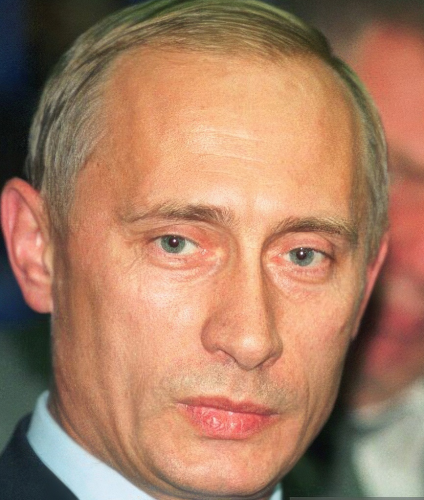
#> input picture simple-test/test-real/real_1999_08_12 (2).png, 424 x 500 px; its folder holds only this picture in this run
$ python simulate_stability_50.py   (older library calls are emulated)
#> lines starting #> are read from the running program, lines starting #| are printed output that depends on the picture; after the words box and inside, x2 and y2 are one past the last pixel; in counts of white or black regions, pixels touching at a corner belong together
#!/usr/bin/env python3
"""
50+ simulations to find stable metrics

Idea:
- Take 10 high-quality real images (overall>0.6 from simple-test)
- For each, generate 5 degraded versions:
  * blur 0, 1, 3, 5
  * jpeg q 95, 85, 70, 50
  * downscale 1.0, 0.7, 0.5, 0.3
  * noise 0, 10, 20
  * combined (blur+downscale+jpeg)
- Compute metrics for each degraded version
- Measure stability: CV = std/mean across degradations for same identity
- Also measure discriminability: difference real vs silicone after degradation

Metrics tested: 30+ candidates

Output: stability ranking
"""

from pathlib import Path
import cv2
import numpy as np
from skimage.feature import graycomatrix, graycoprops, local_binary_pattern
from skimage.morphology import disk, white_tophat
from scipy.ndimage import uniform_filter
from scipy.stats import skew
import json
from collections import defaultdict

REAL_DIR = Path("/home/user/dptn_new/simple-test/test-real")
SIL_DIR = Path("/home/user/dptn_new/simple-test/test-silicone")

def create_mask(h,w):
    mask=np.zeros((h,w), dtype=np.uint8)
    cv2.ellipse(mask, (w//2,h//2), (int(w*0.35), int(h*0.40)), 0,0,360,1,-1)
    return mask.astype(bool)

def extract_metrics_set(gray, mask):
    """Extract 30+ metrics in one go"""
    res={}
    # ensure uint8
    gray_u8 = np.clip(gray,0,255).astype(np.uint8)
    # quality
    blur = float(cv2.Laplacian(gray_u8, cv2.CV_64F).var())
    # GLCM
    try:
        skin_pixels=gray_u8[mask]
        if skin_pixels.size>0:
            lo,hi=np.percentile(skin_pixels,[2,98])
            span=max(hi-lo,1e-6)
            norm=np.clip((gray_u8.astype(float)-lo)/span,0,1)
            quant=(norm*31).astype(np.uint8)
            # crop
            coords=np.argwhere(mask)
            y0,y1=coords[:,0].min(), coords[:,0].max()+1
            x0,x1=coords[:,1].min(), coords[:,1].max()+1
            qcrop=quant[y0:y1,x0:x1]
            if qcrop.size>100:
                glcm=graycomatrix(qcrop, distances=[1,3], angles=[0, np.pi/4, np.pi/2, 3*np.pi/4], levels=32, symmetric=True, normed=True)
                diss=[float(graycoprops(glcm,"dissimilarity")[0,a]) for a in range(4)]
                homo=[float(graycoprops(glcm,"homogeneity")[0,a]) for a in range(4)]
                contr=[float(graycoprops(glcm,"contrast")[0,a]) for a in range(4)]
                energ=[float(graycoprops(glcm,"energy")[0,a]) for a in range(4)]
                corr=[float(graycoprops(glcm,"correlation")[0,a]) for a in range(4)]
                res["glcm_diss_d1_mean"]=float(np.mean(diss[:1])) if len(diss)>=1 else 0
                # for d=3: second distance index 1
                diss_d3=[float(graycoprops(glcm,"dissimilarity")[1,a]) for a in range(4)]
                res["glcm_diss_d3_mean"]=float(np.mean(diss_d3))
                res["glcm_diss_d3_aniso"]=float(np.std(diss_d3))
                res["glcm_diss_d3_std"]=float(np.std(diss_d3))
                res["glcm_homo_d1_mean"]=float(np.mean(homo[:1]))
                res["glcm_homo_d3_mean"]=float(np.mean(homo[1:2]) if len(homo)>1 else homo[0])
                res["glcm_contr_d1_mean"]=float(np.mean(contr[:1]))
                res["glcm_contr_d3_mean"]=float(np.mean(contr[1:2]) if len(contr)>1 else contr[0])
                res["glcm_energy_d1_mean"]=float(np.mean(energ[:1]))
                res["glcm_corr_d1_mean"]=float(np.mean(corr[:1]))
    except Exception as e:
        pass
    # LBP
    try:
        lbp1=local_binary_pattern(gray_u8, P=8, R=1, method="uniform")
        lbp1_skin=lbp1[mask]
        if lbp1_skin.size>0:
            res["lbp_r1_std"]=float(np.std(lbp1_skin))
            non_uniform=np.sum(lbp1_skin==9)/lbp1_skin.size
            res["lbp_r1_nonuniform"]=float(non_uniform)
            # hist entropy
            hist,_=np.histogram(lbp1_skin, bins=10, range=(0,10), density=True)
            hist=hist[hist>0]
            res["lbp_r1_hist_ent"]=float(-np.sum(hist*np.log2(hist))) if hist.size>0 else 0
    except:
        pass
    try:
        lbp2=local_binary_pattern(gray_u8, P=8, R=2, method="uniform")
        lbp2_skin=lbp2[mask]
        if lbp2_skin.size>0:
            res["lbp_r2_std"]=float(np.std(lbp2_skin))
            non_uniform2=np.sum(lbp2_skin==9)/lbp2_skin.size
            res["lbp_r2_nonuniform"]=float(non_uniform2)
    except:
        pass
    # FFT
    try:
        coords=np.argwhere(mask)
        y0,y1=coords[:,0].min(), coords[:,0].max()+1
        x0,x1=coords[:,1].min(), coords[:,1].max()+1
        crop=gray_u8[y0:y1, x0:x1].astype(float)
        ch,cw=crop.shape[0]//2, crop.shape[1]//2
        ph,pw=min(128,crop.shape[0]), min(128,crop.shape[1])
        if ph>=16 and pw>=16:
            patch=crop[ch-ph//2:ch+ph//2, cw-pw//2:cw+pw//2]
            wy,wx=np.hanning(patch.shape[0]), np.hanning(patch.shape[1])
            patch_w=(patch-patch.mean())*np.outer(wy,wx)
            f=np.fft.fft2(patch_w)
            fshift=np.fft.fftshift(f)
            power=np.abs(fshift)**2
            h_,w_=power.shape
            cy,cx=h_//2,w_//2
            yy,xx=np.ogrid[:h_,:w_]
            radius=np.sqrt((yy-cy)**2+(xx-cx)**2)
            low=power[radius<=4].sum()
            high=power[radius>8].sum()
            res["fft_high_low"]=float(high/(low+1e-6)) if low>0 else 0
            res["fft_highfreq"]=float(high/(power.sum()+1e-6))
            # slope
            max_r=min(h_,w_)//2
            rad_power=[]; rad_r=[]
            for i in range(1,15):
                r0=i*max_r/15; r1=(i+1)*max_r/15
                m=(radius>=r0)&(radius<r1)
                if m.any():
                    rad_power.append(power[m].mean())
                    rad_r.append((r0+r1)/2)
            rad_power=np.array(rad_power); rad_r=np.array(rad_r)
            valid=(rad_power>0)&(rad_r>3)
            if valid.sum()>=4:
                slope,_=np.polyfit(np.log(rad_r[valid]), np.log(rad_power[valid]+1e-9),1)
                res["beta"]=float(-slope)
            else:
                res["beta"]=2.5
            # aniso angular
            theta=np.arctan2(yy-cy, xx-cx)+np.pi
            n_bins=12
            ang=[]
            for i in range(n_bins):
                a0=i*2*np.pi/n_bins; a1=(i+1)*2*np.pi/n_bins
                ma=(theta>=a0)&(theta<a1)&(radius>=5)&(radius<=20)
                if ma.any():
                    ang.append(power[ma].mean())
                else:
                    ang.append(0)
            ang=np.array(ang)
            if ang.sum()>0:
                ang=ang/ang.sum()
                ang=ang[ang>0]
                ent=-np.sum(ang*np.log(ang+1e-9))
                max_ent=np.log(n_bins)
                res["fft_angular_ent"]=float(ent/max_ent)
                res["fft_aniso"]=float(1-ent/max_ent)
    except Exception as e:
        pass
    # local var
    try:
        gray_f=gray_u8.astype(float)
        for wname,w in [("w15",15),("w31",31)]:
            lm=uniform_filter(gray_f, size=w)
            lm_sq=uniform_filter(gray_f**2, size=w)
            lvar=np.maximum(lm_sq-lm**2,0)
            lstd=np.sqrt(lvar)
            vm=mask & (lm>1)
            if vm.any():
                cv=lstd[vm]/lm[vm]
                cv=np.clip(cv,0,5)
                res[f"homo_cv_{wname}"]=float(np.mean(cv))
    except:
        pass
    # pore tophat
    try:
        for rname,r in [("r2",2),("r4",4)]:
            th=white_tophat(gray_u8, disk(r))
            vals=th[mask]
            if vals.size>0:
                res[f"pore_{rname}_mean"]=float(np.mean(vals))
                res[f"pore_{rname}_std"]=float(np.std(vals))
                thr=np.mean(vals)+np.std(vals)
                dens=np.sum(vals>thr)/max(mask.sum(),1)
                res[f"pore_{rname}_dens"]=float(dens)
    except:
        pass
    # entropy
    try:
        pixels=gray_u8[mask]
        if pixels.size>0:
            hist,_=np.histogram(pixels, bins=32, range=(0,255), density=False)
            prob=hist/hist.sum()
            prob=prob[prob>0]
            ent=-np.sum(prob*np.log2(prob)) if prob.size>0 else 0
            res["hist_entropy"]=float(ent)
    except:
        pass
    # edge
    try:
        edges=cv2.Canny(gray_u8,40,120)
        if mask.any():
            res["edge_dens"]=float(edges[mask].mean()/255.0)
    except:
        pass
    res["blur"]=blur
    return res

def degrade_image(img, blur_k=0, jpeg_q=95, scale=1.0, noise_sigma=0):
    """Simulate quality degradation"""
    out=img.copy()
    # downscale
    if scale<1.0:
        h,w=out.shape[:2]
        nh, nw=int(h*scale), int(w*scale)
        if nh>10 and nw>10:
            out=cv2.resize(out, (nw,nh), interpolation=cv2.INTER_AREA)
            out=cv2.resize(out, (w,h), interpolation=cv2.INTER_CUBIC)
    # blur
    if blur_k>0:
        k=int(blur_k)*2+1
        out=cv2.GaussianBlur(out, (k,k), 0)
    # noise
    if noise_sigma>0:
        noise=np.random.normal(0, noise_sigma, out.shape).astype(np.float32)
        out = np.clip(out.astype(np.float32)+noise,0,255).astype(np.uint8)
    # jpeg
    if jpeg_q<95:
        encode_param=[int(cv2.IMWRITE_JPEG_QUALITY), int(jpeg_q)]
        _, enc=cv2.imencode('.jpg', out, encode_param)
        out=cv2.imdecode(enc, 1)
    return out

def main():
    # pick 10 high-quality real images: overall high blur high
    # First compute quality for all real
    real_paths=list(REAL_DIR.glob("*.png"))[:30]  # limit 30 for speed
    # select 10 with highest blur
    quals=[]
    for p in real_paths:
        img=cv2.imread(str(p), cv2.IMREAD_GRAYSCALE)
        if img is None: continue
        blur=cv2.Laplacian(img, cv2.CV_64F).var()
#> blur = 262.2
        quals.append((blur,p))
    quals=sorted(quals, reverse=True)
#> quals = 1 item
    selected=[p for _,p in quals[:10]]
#> selected = 1 item
    print(f"Selected {len(selected)} high-quality real images for simulation")
#| Selected 1 high-quality real images for simulation

    # degradation configs: 5 levels + combined = 50+ simulations (10 images * 5 degradations =50)
    degradations=[
        {"name":"high","blur_k":0, "jpeg_q":95, "scale":1.0, "noise":0},
        {"name":"mid_blur1","blur_k":1, "jpeg_q":95, "scale":1.0, "noise":0},
        {"name":"mid_blur3","blur_k":3, "jpeg_q":95, "scale":1.0, "noise":0},
        {"name":"mid_jpeg85","blur_k":0, "jpeg_q":85, "scale":1.0, "noise":0},
        {"name":"mid_jpeg70","blur_k":0, "jpeg_q":70, "scale":1.0, "noise":0},
        {"name":"low_scale07","blur_k":0, "jpeg_q":95, "scale":0.7, "noise":0},
        {"name":"low_scale05","blur_k":0, "jpeg_q":95, "scale":0.5, "noise":0},
        {"name":"low_noise10","blur_k":0, "jpeg_q":95, "scale":1.0, "noise":10},
        {"name":"low_combined","blur_k":2, "jpeg_q":75, "scale":0.6, "noise":10},
        {"name":"very_low","blur_k":4, "jpeg_q":60, "scale":0.4, "noise":15},
    ]
    # We need 50+ simulations: 10 images * 10 degradations =100 simulations

    all_records=[]

    for img_path in selected:
        img_bgr=cv2.imread(str(img_path))
#> img_bgr is the input picture: shape (500, 424, 3); mean B, G, R 99.5, 125.8, 168.4
        h,w=img_bgr.shape[:2]
        mask=create_mask(h,w)
#> in create_mask, `cv2.ellipse(mask, (w//2,h//2), (int(w*0.35), int(h*0.40)), 0,0,360,1,-1)`:
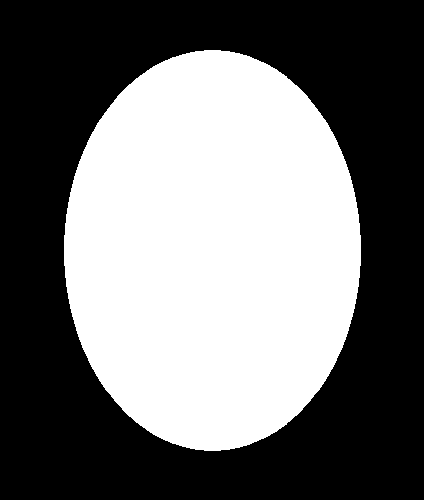
#> mask: shape (500, 424); values 0 (black) and 1 (white), 44.1% white; 1 white region, box (x1, y1, x2, y2) and area: (64, 50, 361, 451) 93445
        for deg in degradations:
            degraded_bgr=degrade_image(img_bgr, blur_k=deg["blur_k"], jpeg_q=deg["jpeg_q"], scale=deg["scale"], noise_sigma=deg["noise"])
            # gray for metrics
            gray=cv2.cvtColor(degraded_bgr, cv2.COLOR_BGR2GRAY)
            metrics=extract_metrics_set(gray, mask)
#> in extract_metrics_set, `blur = float(cv2.Laplacian(gray_u8, cv2.CV_64F).var())`: blur = 261.6
#> in extract_metrics_set, `lo,hi=np.percentile(skin_pixels,[2,98])`: lo = 105; hi = 216
#> in extract_metrics_set, `span=max(hi-lo,1e-6)`: span = 111
#> in extract_metrics_set, `coords=np.argwhere(mask)`: coords = 93445 pairs, first value 50 to 450, second value 64 to 360
#> in extract_metrics_set, `y0,y1=coords[:,0].min(), coords[:,0].max()+1`: y0 = 50; y1 = 451
#> in extract_metrics_set, `x0,x1=coords[:,1].min(), coords[:,1].max()+1`: x0 = 64; x1 = 361
#> in extract_metrics_set, `qcrop=quant[y0:y1,x0:x1]`:
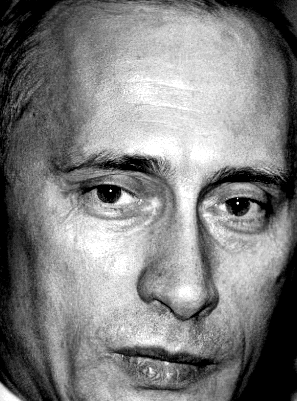
#> qcrop: shape (401, 297); min 0, max 31, mean 15.6; drawn with min black and max white
#> in extract_metrics_set, `diss=[float(graycoprops(glcm,"dissimilarity")[0,a]) for a in range(4)]`: diss = [1.35, 1.64, 1.37, 1.63]
#> in extract_metrics_set, `homo=[float(graycoprops(glcm,"homogeneity")[0,a]) for a in range(4)]`: homo = [0.519, 0.471, 0.521, 0.473]
#> in extract_metrics_set, `contr=[float(graycoprops(glcm,"contrast")[0,a]) for a in range(4)]`: contr = [3.68, 5.56, 4.02, 5.53]
#> in extract_metrics_set, `energ=[float(graycoprops(glcm,"energy")[0,a]) for a in range(4)]`: energ = [0.101, 0.0955, 0.102, 0.0964]
#> in extract_metrics_set, `corr=[float(graycoprops(glcm,"correlation")[0,a]) for a in range(4)]`: corr = [0.977, 0.965, 0.975, 0.965]
#> in extract_metrics_set, `diss_d3=[float(graycoprops(glcm,"dissimilarity")[1,a]) for a in range(..`: diss_d3 = [2.14, 2.11, 2.09, 2.11]
#> in extract_metrics_set, `lbp1=local_binary_pattern(gray_u8, P=8, R=1, method="uniform")`:
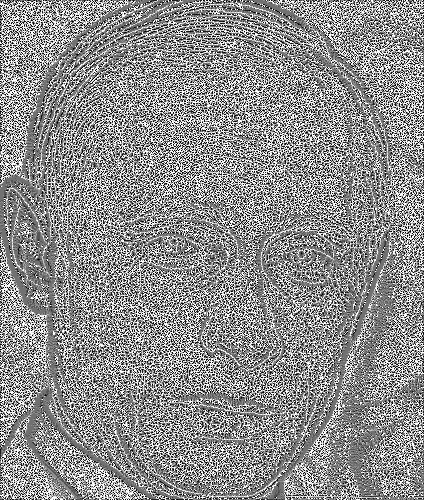
#> lbp1: shape (500, 424) float64; min 0, max 9, mean 5.02; drawn with min black and max white
#> in extract_metrics_set, `non_uniform=np.sum(lbp1_skin==9)/lbp1_skin.size`: non_uniform = 0.182
#> in extract_metrics_set, `hist,_=np.histogram(lbp1_skin, bins=10, range=(0,10), density=True)`: hist = [0.0888, 0.0968, 0.0663, 0.0863, 0.0988, 0.0905, 0.0771, 0.0974, 0.116, 0.182]
#> in extract_metrics_set, `lbp2=local_binary_pattern(gray_u8, P=8, R=2, method="uniform")`:
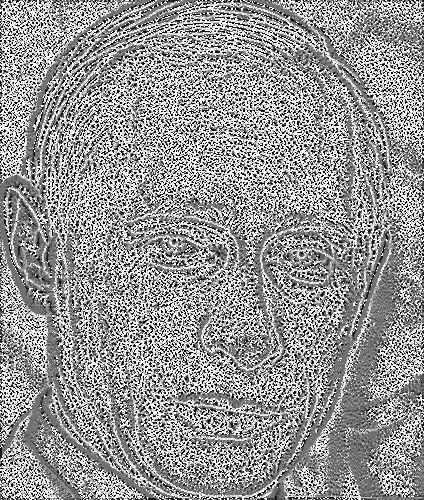
#> lbp2: shape (500, 424) float64; min 0, max 9, mean 5.31; drawn with min black and max white
#> in extract_metrics_set, `non_uniform2=np.sum(lbp2_skin==9)/lbp2_skin.size`: non_uniform2 = 0.271
#> in extract_metrics_set, `power=np.abs(fshift)**2`:
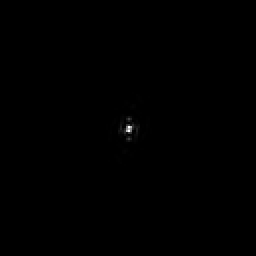
#> power: shape (128, 128) float64 (shown 2 times larger); min 20.04, max 1.73e+09, mean 1709030.8; drawn with min black and max white
#> in extract_metrics_set, `low=power[radius<=4].sum()`: low = 1.63e+10
#> in extract_metrics_set, `high=power[radius>8].sum()`: high = 4.94e+09
#> after the loop in extract_metrics_set, `for i in range(1,15):`: rad_power = [33910350.7, 5673794.2, 2259187.6, 1350237.8, 479541.8, 301048.9, 208386.2, 168760.5, 121390.1, 89420.7, 71290.5, 59127.8, 50873.2, 41080.9]; rad_r = [6.4, 10.67, 14.93, 19.2, 23.47, 27.73, 32, 36.27, 40.53, 44.8, 49.07, 53.33, 57.6, 61.87]
#> in extract_metrics_set, `valid=(rad_power>0)&(rad_r>3)`: valid = [True, True, True, True, True, True, True, True, True, True, True, True, True, True]
#> in extract_metrics_set, `slope,_=np.polyfit(np.log(rad_r[valid]), np.log(rad_power[valid]+1e-9)..`: slope = -2.93
#> after the loop in extract_metrics_set, `for i in range(n_bins):`: ang = [3498887.1, 5407333.8, 7034743.7, 15480081.2, 3914113.3, 5032179.9, 3994759.8, 5407333.8, 7034743.7, 15480081.2, 3914113.3, 5032179.9]
#> in extract_metrics_set, `ang=ang/ang.sum()`: ang = [0.0431, 0.0666, 0.0866, 0.191, 0.0482, 0.0619, 0.0492, 0.0666, 0.0866, 0.191, 0.0482, 0.0619]
#> in extract_metrics_set, `ent=-np.sum(ang*np.log(ang+1e-9))`: ent = 2.34
#> after the loop in extract_metrics_set, `for wname,w in [("w15",15),("w31",31)]:`:
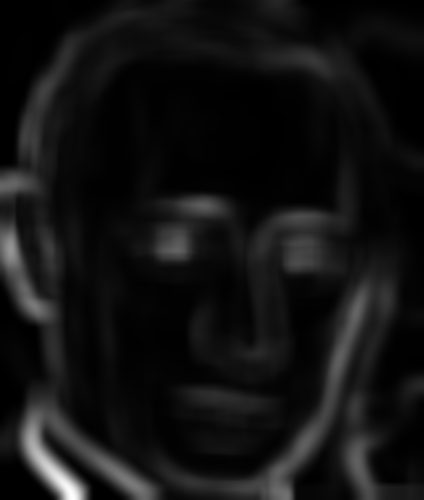
#> lvar: shape (500, 424) float64; min 2.01, max 6546.3, mean 490.1; drawn with min black and max white
#> after the loop in extract_metrics_set, `for wname,w in [("w15",15),("w31",31)]:`: res = 22 items
#> the loop in extract_metrics_set, `for rname,r in [("r2",2),("r4",4)]:` made 2 passes
#> (thr, dens) on passes 1 to 2: (9.51, 0.136), (14.03, 0.117)
#> after the loop in extract_metrics_set, `for rname,r in [("r2",2),("r4",4)]:`: res = 28 items
#> in extract_metrics_set, `hist,_=np.histogram(pixels, bins=32, range=(0,255), density=False)`: hist = 32 values, max 11453 at index 24, min 0 at index 0, mean 2920.2
#> in extract_metrics_set, `prob=hist/hist.sum()`: prob = 32 values, max 0.123 at index 24, min 0 at index 0, mean 0.0312
#> in extract_metrics_set, `prob=prob[prob>0]`: prob = 27 values, max 0.123 at index 19, min 1.07e-05 at index 25, mean 0.037
#> in extract_metrics_set, `ent=-np.sum(prob*np.log2(prob)) if prob.size>0 else 0`: ent = 3.79
#> in extract_metrics_set, `edges=cv2.Canny(gray_u8,40,120)`:
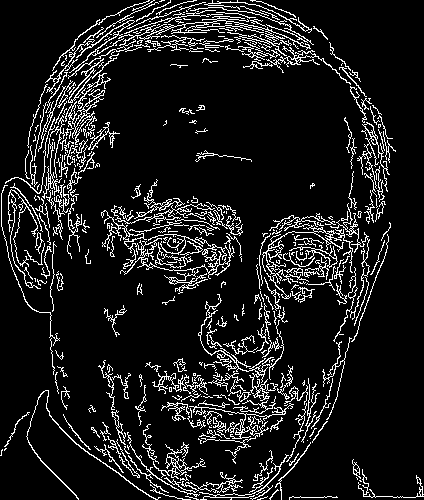
#> edges: shape (500, 424); 10.8% white in thin lines or dots
#> metrics = 31 items
            metrics["source"]=img_path.name
            metrics["degradation"]=deg["name"]
            metrics["blur_k"]=deg["blur_k"]
            metrics["jpeg_q"]=deg["jpeg_q"]
            metrics["scale"]=deg["scale"]
            metrics["noise"]=deg["noise"]
            all_records.append(metrics)

    # Now compute stability per metric: CV across degradations per source
    from collections import defaultdict
    stability={}
    # group by metric
    metric_names=set(k for r in all_records for k in r.keys() if k not in ["source","degradation","blur_k","jpeg_q","scale","noise"])
#> metric_names = 31 items
    for mname in metric_names:
        # for each source, compute std/mean across degradations
        per_source_cv=[]
        per_source_range=[]
        for src in selected:
            src_name=src.name
            vals=[r[mname] for r in all_records if r["source"]==src_name and mname in r]
            if len(vals)<2:
                continue
            vals=np.array(vals, dtype=float)
            mean=np.mean(vals)
            std=np.std(vals)
            cv=std/(abs(mean)+1e-9)
            per_source_cv.append(cv)
            per_source_range.append(float(np.max(vals)-np.min(vals)))
        if per_source_cv:
            stability[mname]={
                "mean_cv": float(np.mean(per_source_cv)),
                "median_cv": float(np.median(per_source_cv)),
                "mean_range": float(np.mean(per_source_range)),
                "count": len(per_source_cv)
            }
#> this loop made 31 passes
#> after the loop, stability = 31 items

    # sort by mean_cv ascending (more stable = lower CV)
    sorted_stable=sorted(stability.items(), key=lambda x: x[1]["mean_cv"])
#> sorted_stable = 31 items
    print("\n=== Stability ranking (lower CV = more stable) ===")
    for m,(stats) in sorted_stable[:30]:
        print(f"{m:25s} CV={stats['mean_cv']:.3f} range={stats['mean_range']:.3f}")
#> this loop made 30 passes
#> (printed output is left out)

    # Save
    with open("/home/user/stability_50.json","w") as f:
        json.dump({"stability": stability, "sorted": sorted_stable}, f, indent=2)

    # Now also compute discriminability on simple-test using these metrics
    # Load previous csv for real vs silicone comparison
    import pandas as pd
#> (the run stopped early here; a loop or call above may not have finished)
